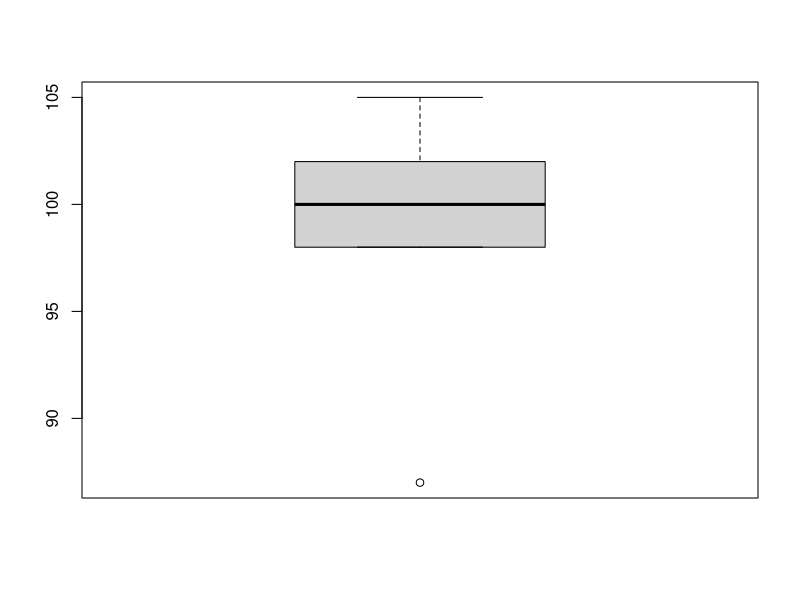

Source code (R):
## ---- chunk 1
# install.packages("tidyverse")
library(dplyr)
?dplyr
## ---- chunk 2
x <- c(101, 105, 99, 87, 102, 98)
boxplot(x)
## ---- chunk 3
#1
(1/3)*(sum(1,3,5,7,2)/sum(3,5,4))

#2 
exp(1)

#3

sqrt(2)

#4

3^(1/8)

#5

sin(2*pi)

#6

log2(8)
log(8)/log(2)
## ---- chunk 4
#1
seq(from=0, to=100,by=5)

#2
vector <- c(1,3,4,7,11,2)
mean(vector)

#3 
max(vector)-min(vector)

#4
sum(vector)

#5
scale(vector)

#6
sample(c(0,1), size = 100, replace = T)

#7
sample(c(0,1), size = 100, replace = T,prob = c(.25,.75))

#8
rep(3,100)
## ---- chunk 5
seq()
seq(1, 10)
seq(1, 10, 2)
#seq(1, 10, 2, 20) #--> too many Arguments
seq(1, 10, length.out = 20)
## ---- chunk 6
#Zahlen runden
x <- rnorm(10, mean = 1, sd = 0.5)
round(x = x, digits = 0)
round(x = x, digits = 3)
(zahl <- 3.45263)
ceiling(zahl)
floor(zahl)

#Mittelwert berechnen
df <- data_frame(geschlecht = sample(c("male", "female"),size = 24,replace = TRUE), alter = runif(24, min = 19, max = 45))

mean(df$alter)
summary(df)

#Matrizen
##1
m1 <- matrix(rnorm(48, mean = 110, sd = 5), ncol = 4)
m2 <- matrix(rnorm(48, mean = 100, sd = 10), ncol = 4)
m3 <- rbind(m1, m2)

##2
m3[1:12,]
m3[1:12,] == m1

#Character vectors

ID <- c(1, 2, 3, 4, 5)
Initialen <- c("RS", "MM", "PD", "PG", "DK")
Alter <- c(44, 78, 22, 34, 67, 59)

personen <- paste(ID, Initialen, Alter, sep = "-")

#Data Frame

library(dplyr)
library(tidyr)

kein_alkohol <- c(64, 58, 64)
placebo <- c(74, 79, 72)
anti_placebo <- c(71, 69, 67)
alkohol <- c(69, 73, 74)

alk_aggr <- data_frame(kein_alkohol = kein_alkohol,
                            placebo = placebo,
                            anti_placebo = anti_placebo,
                            alkohol = alkohol)
alk_aggr <- alk_aggr %>%
    gather(key = alkoholbedingung, value = aggressivitaet) %>%
    mutate(alkoholbedingung = factor(alkoholbedingung))

levels(alk_aggr$alkoholbedingung)
levels(alk_aggr$alkoholbedingung) <- c("placebo", 
                                       "anti_placebo", 
                                       "kein_alkohol", 
                                       "alkohol")
levels(alk_aggr$alkoholbedingung)
alk_aggr$alkoholbedingung <- relevel(alk_aggr$alkoholbedingung, ref = "placebo")
levels(alk_aggr$alkoholbedingung)

#Fortgeschrittene Aufgaben:
##1
x <- seq(1, 20, by = 1)
x[x %% 2==0]
##2
x[x %% 2==1]
## ---- chunk 7
kein_alkohol <- c(64, 58, 64)
placebo <- c(74, 79, 72)
anti_placebo <- c(71, 69, 67)
alkohol <- c(69, 73, 74)

kein_alkohol <- data_frame(aggressivitaet = kein_alkohol,
                           alkoholbedingung = "kein_alkohol")
placebo <- data_frame(aggressivitaet = placebo,
                      alkoholbedingung = "placebo")
anti_placebo <- data_frame(aggressivitaet = anti_placebo,
                           alkoholbedingung = "anti_placebo")
alkohol <- data_frame(aggressivitaet = alkohol,
                      alkoholbedingung = "alkohol")
alk_aggr <- bind_rows(kein_alkohol,
                      placebo,
                      anti_placebo,
                      alkohol)
alk_aggr$alkoholbedingung <- factor(alk_aggr$alkoholbedingung)
